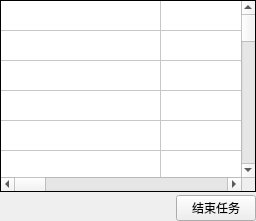
        <widget class="QWidget" name="ProcInfo">
         <attribute name="title">
          <string>进程信息</string>
         </attribute>
         <layout class="QGridLayout" name="gridLayout_6">
          <property name="leftMargin">
           <number>0</number>
          </property>
          <property name="topMargin">
           <number>0</number>
          </property>
          <property name="rightMargin">
           <number>0</number>
          </property>
          <property name="bottomMargin">
           <number>0</number>
          </property>
          <property name="spacing">
           <number>0</number>
          </property>
          <item row="0" column="0">
           <layout class="QGridLayout" name="gridLayout_5">
            <property name="spacing">
             <number>0</number>
            </property>
            <item row="0" column="0">
             <widget class="QWidget" name="Proc_window" native="true">
              <property name="styleSheet">
               <string notr="true"/>
              </property>
              <layout class="QGridLayout" name="gridLayout_16">
               <property name="leftMargin">
                <number>0</number>
               </property>
               <property name="topMargin">
                <number>0</number>
               </property>
               <property name="rightMargin">
                <number>0</number>
               </property>
               <property name="bottomMargin">
                <number>0</number>
               </property>
               <property name="spacing">
                <number>0</number>
               </property>
               <item row="0" column="0">
                <layout class="QVBoxLayout" name="verticalLayout_3">
                 <property name="spacing">
                  <number>3</number>
                 </property>
                 <item>
                  <widget class="QTableWidget" name="tableWidget">
                   <property name="styleSheet">
                    <string notr="true"/>
                   </property>
                   <property name="frameShape">
                    <enum>QFrame::Box</enum>
                   </property>
                   <property name="frameShadow">
                    <enum>QFrame::Plain</enum>
                   </property>
                   <property name="lineWidth">
                    <number>1</number>
                   </property>
                   <property name="editTriggers">
                    <set>QAbstractItemView::NoEditTriggers</set>
                   </property>
                   <property name="alternatingRowColors">
                    <bool>false</bool>
                   </property>
                   <property name="selectionBehavior">
                    <enum>QAbstractItemView::SelectRows</enum>
                   </property>
                   <property name="textElideMode">
                    <enum>Qt::ElideMiddle</enum>
                   </property>
                   <property name="showGrid">
                    <bool>true</bool>
                   </property>
                   <property name="sortingEnabled">
                    <bool>true</bool>
                   </property>
                   <property name="rowCount">
                    <number>1000</number>
                   </property>
                   <property name="columnCount">
                    <number>7</number>
                   </property>
                   <attribute name="horizontalHeaderVisible">
                    <bool>false</bool>
                   </attribute>
                   <attribute name="horizontalHeaderCascadingSectionResizes">
                    <bool>false</bool>
                   </attribute>
                   <attribute name="horizontalHeaderDefaultSectionSize">
                    <number>160</number>
                   </attribute>
                   <attribute name="horizontalHeaderMinimumSectionSize">
                    <number>80</number>
                   </attribute>
                   <attribute name="horizontalHeaderShowSortIndicator" stdset="0">
                    <bool>true</bool>
                   </attribute>
                   <attribute name="horizontalHeaderStretchLastSection">
                    <bool>true</bool>
                   </attribute>
                   <attribute name="verticalHeaderVisible">
                    <bool>false</bool>
                   </attribute>
                   <row/>
                   <row/>
                   <row/>
                   <row/>
                   <row/>
                   <row/>
                   <row/>
                   <row/>
                   <row/>
                   <row/>
                   <row/>
                   <row/>
                   <row/>
                   <row/>
                   <row/>
                   <row/>
                   <row/>
                   <row/>
                   <row/>
                   <row/>
                   <row/>
                   <row/>
                   <row/>
                   <row/>
                   <row/>
                   <row/>
                   <row/>
                   <row/>
                   <row/>
                   <row/>
                   <row/>
                   <row/>
                   <row/>
                   <row/>
                   <row/>
                   <row/>
                   <row/>
                   <row/>
                   <row/>
                   <row/>
                   <row/>
                   <row/>
                   <row/>
                   <row/>
                   <row/>
                   <row/>
                   <row/>
                   <row/>
                   <row/>
                   <row/>
                   <row/>
                   <row/>
                   <row/>
                   <row/>
                   <row/>
                   <row/>
                   <row/>
                   <row/>
                   <row/>
                   <row/>
                   <row/>
                   <row/>
                   <row/>
                   <row/>
                   <row/>
                   <row/>
                   <row/>
                   <row/>
                   <row/>
                   <row/>
                   <row/>
                   <row/>
                   <row/>
                   <row/>
                   <row/>
                   <row/>
                   <row/>
                   <row/>
                   <row/>
                   <row/>
                   <row/>
                   <row/>
                   <row/>
                   <row/>
                   <row/>
                   <row/>
                   <row/>
                   <row/>
                   <row/>
                   <row/>
                   <row/>
                   <row/>
                   <row/>
                   <row/>
                   <row/>
                   <row/>
                   <row/>
                   <row/>
                   <row/>
                   <row/>
                   <row/>
                   <row/>
                   <row/>
                   <row/>
                   <row/>
                   <row/>
                   <row/>
                   <row/>
                   <row/>
                   <row/>
                   <row/>
                   <row/>
                   <row/>
                   <row/>
                   <row/>
                   <row/>
                   <row/>
                   <row/>
                   <row/>
                   <row/>
                   <row/>
                   <row/>
                   <row/>
                   <row/>
                   <row/>
                   <row/>
                   <row/>
                   <row/>
                   <row/>
                   <row/>
                   <row/>
                   <row/>
                   <row/>
                   <row/>
                   <row/>
                   <row/>
                   <row/>
                   <row/>
                   <row/>
                   <row/>
                   <row/>
                   <row/>
                   <row/>
                   <row/>
                   <row/>
                   <row/>
                   <row/>
                   <row/>
                   <row/>
                   <row/>
                   <row/>
                   <row/>
                   <row/>
                   <row/>
                   <row/>
                   <row/>
                   <row/>
                   <row/>
                   <row/>
                   <row/>
                   <row/>
                   <row/>
                   <row/>
                   <row/>
                   <row/>
                   <row/>
                   <row/>
                   <row/>
                   <row/>
                   <row/>
                   <row/>
                   <row/>
                   <row/>
                   <row/>
                   <row/>
                   <row/>
                   <row/>
                   <row/>
                   <row/>
                   <row/>
                   <row/>
                   <row/>
                   <row/>
                   <row/>
                   <row/>
                   <row/>
                   <row/>
                   <row/>
                   <row/>
                   <row/>
                   <row/>
                   <row/>
                   <row/>
                   <row/>
                   <row/>
                   <row/>
                   <row/>
                   <row/>
                   <row/>
                   <row/>
                   <row/>
                   <row/>
                   <row/>
                   <row/>
                   <row/>
                   <row/>
                   <row/>
                   <row/>
                   <row/>
                   <row/>
                   <row/>
                   <row/>
                   <row/>
                   <row/>
                   <row/>
                   <row/>
                   <row/>
                   <row/>
                   <row/>
                   <row/>
                   <row/>
                   <row/>
                   <row/>
                   <row/>
                   <row/>
                   <row/>
                   <row/>
                   <row/>
                   <row/>
                   <row/>
                   <row/>
                   <row/>
                   <row/>
                   <row/>
                   <row/>
                   <row/>
                   <row/>
                   <row/>
                   <row/>
                   <row/>
                   <row/>
                   <row/>
                   <row/>
                   <row/>
                   <row/>
                   <row/>
                   <row/>
                   <row/>
                   <row/>
                   <row/>
                   <row/>
                   <row/>
                   <row/>
                   <row/>
                   <row/>
                   <row/>
                   <row/>
                   <row/>
                   <row/>
                   <row/>
                   <row/>
                   <row/>
                   <row/>
                   <row/>
                   <row/>
                   <row/>
                   <row/>
                   <row/>
                   <row/>
                   <row/>
                   <row/>
                   <row/>
                   <row/>
                   <row/>
                   <row/>
                   <row/>
                   <row/>
                   <row/>
                   <row/>
                   <row/>
                   <row/>
                   <row/>
                   <row/>
                   <row/>
                   <row/>
                   <row/>
                   <row/>
                   <row/>
                   <row/>
                   <row/>
                   <row/>
                   <row/>
                   <row/>
                   <row/>
                   <row/>
                   <row/>
                   <row/>
                   <row/>
                   <row/>
                   <row/>
                   <row/>
                   <row/>
                   <row/>
                   <row/>
                   <row/>
                   <row/>
                   <row/>
                   <row/>
                   <row/>
                   <row/>
                   <row/>
                   <row/>
                   <row/>
                   <row/>
                   <row/>
                   <row/>
                   <row/>
                   <row/>
                   <row/>
                   <row/>
                   <row/>
                   <row/>
                   <row/>
                   <row/>
                   <row/>
                   <row/>
                   <row/>
                   <row/>
                   <row/>
                   <row/>
                   <row/>
                   <row/>
                   <row/>
                   <row/>
                   <row/>
                   <row/>
                   <row/>
                   <row/>
                   <row/>
                   <row/>
                   <row/>
                   <row/>
                   <row/>
                   <row/>
                   <row/>
                   <row/>
                   <row/>
                   <row/>
                   <row/>
                   <row/>
                   <row/>
                   <row/>
                   <row/>
                   <row/>
                   <row/>
                   <row/>
                   <row/>
                   <row/>
                   <row/>
                   <row/>
                   <row/>
                   <row/>
                   <row/>
                   <row/>
                   <row/>
                   <row/>
                   <row/>
                   <row/>
                   <row/>
                   <row/>
                   <row/>
                   <row/>
                   <row/>
                   <row/>
                   <row/>
                   <row/>
                   <row/>
                   <row/>
                   <row/>
                   <row/>
                   <row/>
                   <row/>
                   <row/>
                   <row/>
                   <row/>
                   <row/>
                   <row/>
                   <row/>
                   <row/>
                   <row/>
                   <row/>
                   <row/>
                   <row/>
                   <row/>
                   <row/>
                   <row/>
                   <row/>
                   <row/>
                   <row/>
                   <row/>
                   <row/>
                   <row/>
                   <row/>
                   <row/>
                   <row/>
                   <row/>
                   <row/>
                   <row/>
                   <row/>
                   <row/>
                   <row/>
                   <row/>
                   <row/>
                   <row/>
                   <row/>
                   <row/>
                   <row/>
                   <row/>
                   <row/>
                   <row/>
                   <row/>
                   <row/>
                   <row/>
                   <row/>
                   <row/>
                   <row/>
                   <row/>
                   <row/>
                   <row/>
                   <row/>
                   <row/>
                   <row/>
                   <row/>
                   <row/>
                   <row/>
                   <row/>
                   <row/>
                   <row/>
                   <row/>
                   <row/>
                   <row/>
                   <row/>
                   <row/>
                   <row/>
                   <row/>
                   <row/>
                   <row/>
                   <row/>
                   <row/>
                   <row/>
                   <row/>
                   <row/>
                   <row/>
                   <row/>
                   <row/>
                   <row/>
                   <row/>
                   <row/>
                   <row/>
                   <row/>
                   <row/>
                   <row/>
                   <row/>
                   <row/>
                   <row/>
                   <row/>
                   <row/>
                   <row/>
                   <row/>
                   <row/>
                   <row/>
                   <row/>
                   <row/>
                   <row/>
                   <row/>
                   <row/>
                   <row/>
                   <row/>
                   <row/>
                   <row/>
                   <row/>
                   <row/>
                   <row/>
                   <row/>
                   <row/>
                   <row/>
                   <row/>
                   <row/>
                   <row/>
                   <row/>
                   <row/>
                   <row/>
                   <row/>
                   <row/>
                   <row/>
                   <row/>
                   <row/>
                   <row/>
                   <row/>
                   <row/>
                   <row/>
                   <row/>
                   <row/>
                   <row/>
                   <row/>
                   <row/>
                   <row/>
                   <row/>
                   <row/>
                   <row/>
                   <row/>
                   <row/>
                   <row/>
                   <row/>
                   <row/>
                   <row/>
                   <row/>
                   <row/>
                   <row/>
                   <row/>
                   <row/>
                   <row/>
                   <row/>
                   <row/>
                   <row/>
                   <row/>
                   <row/>
                   <row/>
                   <row/>
                   <row/>
                   <row/>
                   <row/>
                   <row/>
                   <row/>
                   <row/>
                   <row/>
                   <row/>
                   <row/>
                   <row/>
                   <row/>
                   <row/>
                   <row/>
                   <row/>
                   <row/>
                   <row/>
                   <row/>
                   <row/>
                   <row/>
                   <row/>
                   <row/>
                   <row/>
                   <row/>
                   <row/>
                   <row/>
                   <row/>
                   <row/>
                   <row/>
                   <row/>
                   <row/>
                   <row/>
                   <row/>
                   <row/>
                   <row/>
                   <row/>
                   <row/>
                   <row/>
                   <row/>
                   <row/>
                   <row/>
                   <row/>
                   <row/>
                   <row/>
                   <row/>
                   <row/>
                   <row/>
                   <row/>
                   <row/>
                   <row/>
                   <row/>
                   <row/>
                   <row/>
                   <row/>
                   <row/>
                   <row/>
                   <row/>
                   <row/>
                   <row/>
                   <row/>
                   <row/>
                   <row/>
                   <row/>
                   <row/>
                   <row/>
                   <row/>
                   <row/>
                   <row/>
                   <row/>
                   <row/>
                   <row/>
                   <row/>
                   <row/>
                   <row/>
                   <row/>
                   <row/>
                   <row/>
                   <row/>
                   <row/>
                   <row/>
                   <row/>
                   <row/>
                   <row/>
                   <row/>
                   <row/>
                   <row/>
                   <row/>
                   <row/>
                   <row/>
                   <row/>
                   <row/>
                   <row/>
                   <row/>
                   <row/>
                   <row/>
                   <row/>
                   <row/>
                   <row/>
                   <row/>
                   <row/>
                   <row/>
                   <row/>
                   <row/>
                   <row/>
                   <row/>
                   <row/>
                   <row/>
                   <row/>
                   <row/>
                   <row/>
                   <row/>
                   <row/>
                   <row/>
                   <row/>
                   <row/>
                   <row/>
                   <row/>
                   <row/>
                   <row/>
                   <row/>
                   <row/>
                   <row/>
                   <row/>
                   <row/>
                   <row/>
                   <row/>
                   <row/>
                   <row/>
                   <row/>
                   <row/>
                   <row/>
                   <row/>
                   <row/>
                   <row/>
                   <row/>
                   <row/>
                   <row/>
                   <row/>
                   <row/>
                   <row/>
                   <row/>
                   <row/>
                   <row/>
                   <row/>
                   <row/>
                   <row/>
                   <row/>
                   <row/>
                   <row/>
                   <row/>
                   <row/>
                   <row/>
                   <row/>
                   <row/>
                   <row/>
                   <row/>
                   <row/>
                   <row/>
                   <row/>
                   <row/>
                   <row/>
                   <row/>
                   <row/>
                   <row/>
                   <row/>
                   <row/>
                   <row/>
                   <row/>
                   <row/>
                   <row/>
                   <row/>
                   <row/>
                   <row/>
                   <row/>
                   <row/>
                   <row/>
                   <row/>
                   <row/>
                   <row/>
                   <row/>
                   <row/>
                   <row/>
                   <row/>
                   <row/>
                   <row/>
                   <row/>
                   <row/>
                   <row/>
                   <row/>
                   <row/>
                   <row/>
                   <row/>
                   <row/>
                   <row/>
                   <row/>
                   <row/>
                   <row/>
                   <row/>
                   <row/>
                   <row/>
                   <row/>
                   <row/>
                   <row/>
                   <row/>
                   <row/>
                   <row/>
                   <row/>
                   <row/>
                   <row/>
                   <row/>
                   <row/>
                   <row/>
                   <row/>
                   <row/>
                   <row/>
                   <row/>
                   <row/>
                   <row/>
                   <row/>
                   <row/>
                   <row/>
                   <row/>
                   <row/>
                   <row/>
                   <row/>
                   <row/>
                   <row/>
                   <row/>
                   <row/>
                   <row/>
                   <row/>
                   <row/>
                   <row/>
                   <row/>
                   <row/>
                   <row/>
                   <row/>
                   <row/>
                   <row/>
                   <row/>
                   <row/>
                   <row/>
                   <row/>
                   <row/>
                   <row/>
                   <row/>
                   <row/>
                   <row/>
                   <row/>
                   <row/>
                   <row/>
                   <row/>
                   <row/>
                   <row/>
                   <row/>
                   <row/>
                   <row/>
                   <row/>
                   <row/>
                   <row/>
                   <row/>
                   <row/>
                   <row/>
                   <row/>
                   <row/>
                   <row/>
                   <row/>
                   <row/>
                   <row/>
                   <row/>
                   <row/>
                   <row/>
                   <row/>
                   <row/>
                   <row/>
                   <row/>
                   <row/>
                   <row/>
                   <row/>
                   <row/>
                   <row/>
                   <row/>
                   <row/>
                   <row/>
                   <row/>
                   <row/>
                   <row/>
                   <row/>
                   <row/>
                   <row/>
                   <row/>
                   <row/>
                   <row/>
                   <row/>
                   <row/>
                   <row/>
                   <row/>
                   <row/>
                   <row/>
                   <row/>
                   <row/>
                   <row/>
                   <row/>
                   <row/>
                   <row/>
                   <row/>
                   <row/>
                   <row/>
                   <row/>
                   <row/>
                   <row/>
                   <row/>
                   <row/>
                   <row/>
                   <row/>
                   <row/>
                   <row/>
                   <row/>
                   <row/>
                   <row/>
                   <row/>
                   <row/>
                   <row/>
                   <row/>
                   <row/>
                   <row/>
                   <row/>
                   <row/>
                   <row/>
                   <row/>
                   <row/>
                   <row/>
                   <row/>
                   <row/>
                   <row/>
                   <row/>
                   <row/>
                   <row/>
                   <row/>
                   <row/>
                   <row/>
                   <row/>
                   <row/>
                   <row/>
                   <row/>
                   <row/>
                   <row/>
                   <row/>
                   <row/>
                   <row/>
                   <row/>
                   <row/>
                   <row/>
                   <row/>
                   <row/>
                   <row/>
                   <row/>
                   <row/>
                   <row/>
                   <row/>
                   <row/>
                   <row/>
                   <row/>
                   <row/>
                   <row/>
                   <row/>
                   <row/>
                   <row/>
                   <row/>
                   <row/>
                   <row/>
                   <row/>
                   <row/>
                   <row/>
                   <row/>
                   <row/>
                   <row/>
                   <row/>
                   <row/>
                   <row/>
                   <row/>
                   <row/>
                   <row/>
                   <row/>
                   <row/>
                   <row/>
                   <row/>
                   <row/>
                   <row/>
                   <row/>
                   <row/>
                   <row/>
                   <row/>
                   <row/>
                   <row/>
                   <row/>
                   <row/>
                   <row/>
                   <row/>
                   <row/>
                   <row/>
                   <row/>
                   <row/>
                   <row/>
                   <row/>
                   <row/>
                   <row/>
                   <row/>
                   <row/>
                   <row/>
                   <row/>
                   <row/>
                   <row/>
                   <row/>
                   <row/>
                   <row/>
                   <row/>
                   <row/>
                   <row/>
                   <row/>
                   <row/>
                   <row/>
                   <row/>
                   <row/>
                   <row/>
                   <row/>
                   <row/>
                   <row/>
                   <row/>
                   <row/>
                   <row/>
                   <row/>
                   <row/>
                   <row/>
                   <row/>
                   <row/>
                   <row/>
                   <row/>
                   <row/>
                   <row/>
                   <row/>
                   <row/>
                   <row/>
                   <row/>
                   <row/>
                   <row/>
                   <row/>
                   <row/>
                   <row/>
                   <row/>
                   <row/>
                   <row/>
                   <row/>
                   <row/>
                   <row/>
                   <row/>
                   <row/>
                   <row/>
                   <row/>
                   <row/>
                   <row/>
                   <row/>
                   <row/>
                   <row/>
                   <row/>
                   <row/>
                   <row/>
                   <row/>
                   <row/>
                   <row/>
                   <row/>
                   <row/>
                   <column>
                    <property name="text">
                     <string>名称</string>
                    </property>
                   </column>
                   <column>
                    <property name="text">
                     <string>CPU使用</string>
                    </property>
                   </column>
                   <column>
                    <property name="text">
                     <string>RAM使用</string>
                    </property>
                   </column>
                   <column>
                    <property name="text">
                     <string>线程</string>
                    </property>
                   </column>
                   <column>
                    <property name="text">
                     <string>pid</string>
                    </property>
                   </column>
                   <column>
                    <property name="text">
                     <string>创建时间</string>
                    </property>
                   </column>
                   <column>
                    <property name="text">
                     <string>用户组</string>
                    </property>
                   </column>
                  </widget>
                 </item>
                 <item>
                  <layout class="QHBoxLayout" name="horizontalLayout">
                   <property name="spacing">
                    <number>3</number>
                   </property>
                   <item>
                    <spacer name="horizontalSpacer_5">
                     <property name="orientation">
                      <enum>Qt::Horizontal</enum>
                     </property>
                     <property name="sizeType">
                      <enum>QSizePolicy::Expanding</enum>
                     </property>
                     <property name="sizeHint" stdset="0">
                      <size>
                       <width>100</width>
                       <height>20</height>
                      </size>
                     </property>
                    </spacer>
                   </item>
                   <item>
                    <widget class="QPushButton" name="kill">
                     <property name="text">
                      <string>结束任务</string>
                     </property>
                    </widget>
                   </item>
                  </layout>
                 </item>
                </layout>
               </item>
              </layout>
             </widget>
            </item>
           </layout>
          </item>
         </layout>
        </widget>
